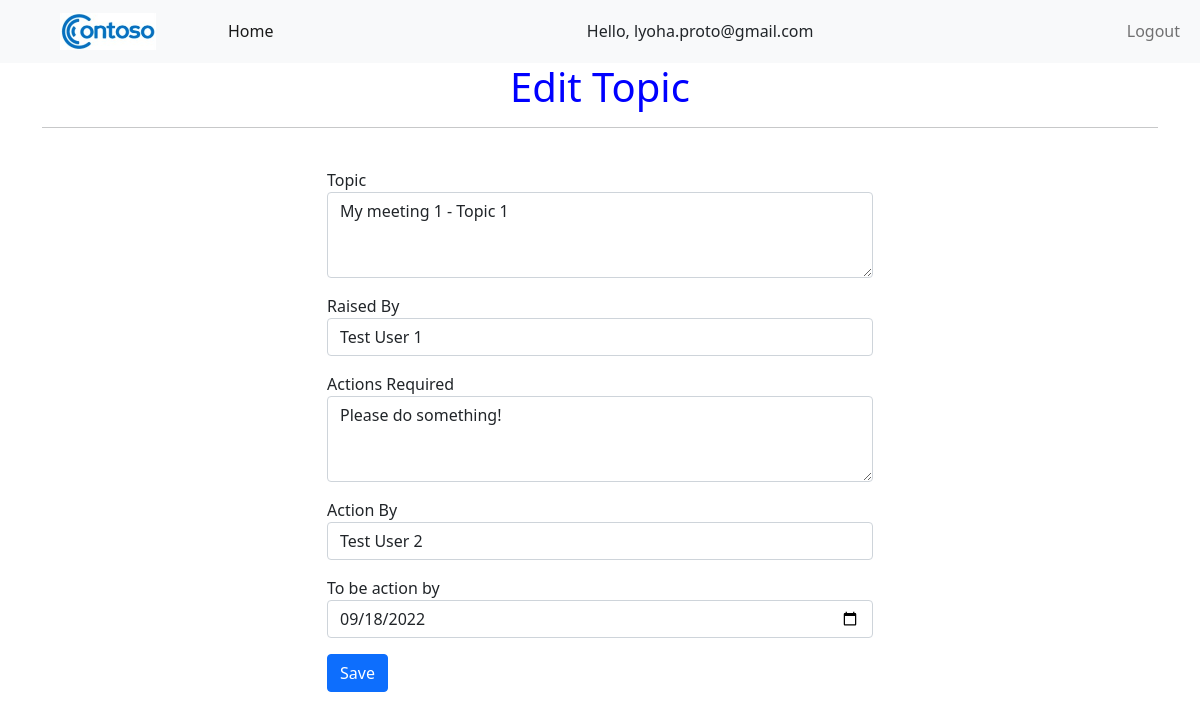
Screenshot of /meetings/1/edit-topic/1 (signed in) with the database file from the repository.
### meeting/models.py (models this page shows)
class Topic(Base):
    __tablename__ = "topics"
    id = Column(Integer, primary_key=True, index=True)
    topic = Column(String)
    raised_by = Column(String)
    actions_required = Column(String)
    action_by = Column(String)
    to_be_action_by = Column(Date)
    meeting_id = Column(Integer, ForeignKey("meetings.id"))
    meeting = relationship("Meeting", back_populates="topics")

### meeting/routers/pages.py (the view)
@router.get("/meetings/{meeting_id}/edit-topic/{topic_id}")
def meeting_edit_topic_get(meeting_id: int, topic_id: int, request: Request, db: Session = Depends(database.get_db)):
    if not request.user.is_authenticated:
        return templates.TemplateResponse("redirect.html", {"request": request, "redirect_to": "/user/login"})
    topic_to_edit = meeting.get_topic(meeting_id, topic_id, db)
    return templates.TemplateResponse("topic_edit.html", {"request": request, "topic": topic_to_edit})

### templates/topic_edit.html
{% extends "base.html" %}
{% block content %}
    <h1>Edit Topic</h1>
    <hr>
    <br>
    <div class="row">
        <div class="col-3"></div>
        <div class="col-6">
            <form method="POST" action="/meetings/{{ topic.meeting_id }}/edit-topic/{{ topic.id }}">
                <div class="mb-3">
                    <label>Topic</label>
                    <textarea rows="3" required placeholder="topic" name="topic" class="form-control">{{ topic.topic }}</textarea>
                </div>
                <div class="mb-3">
                    <label>Raised By</label>
                    <input type="text" required placeholder="raised by" name="raised_by" class="form-control" value="{{ topic.raised_by }}">
                </div>
                <div class="mb-3">
                    <label>Actions Required</label>
                    <textarea rows="3" required placeholder="actions required" name="actions_required" class="form-control">{{ topic.actions_required }}</textarea>
                </div>
                <div class="mb-3">
                    <label>Action By</label>
                    <input type="text" required placeholder="action by" name="action_by" class="form-control" value="{{ topic.action_by }}">
                </div>
                <div class="mb-3">
                    <label>To be action by</label>
                    <input type="date" required placeholder="to be action by" name="to_be_action_by"
                           value="{{ topic.to_be_action_by }}" class="form-control">
                </div>
                <button type="submit" class="btn btn-primary">Save</button>
            </form>
        </div>
        <div class="col-3"></div>
    </div>
{% endblock content %}

### static/styles.css (style rules this page uses)
h1 { color: blue; text-align: center; }

### rows the page displays
Topic: topic "My meeting 1 - Topic 1", raised_by "Test User 1", actions_required "Please do something!", action_by "Test User 2", to_be_action_by "09/18/2022"

### other values shown
{{ request.user.display_name }} "lyoha.proto@gmail.com"
